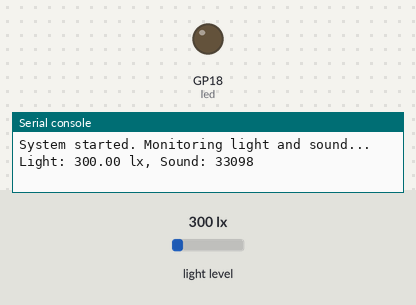
Simulated run of this program. Board: Raspberry Pi Pico running MicroPython. On the bench: output pins drawn as LEDs (lit = HIGH), the last lines printed to the serial console. Inputs (shaded band) come from the test bench; at power-on: light level 300 lx. The clock reads 2024-03-15 10:24:30 at power-on unless the program sets it.

Above: at 1.2 s.
1.3 s: light level set to 105 lx
2.9 s: light level set to 88 lx
At 4.2 s:
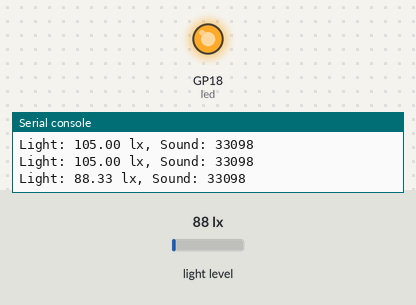
5.2 s: light level set to 500 lx
At 6.9 s:
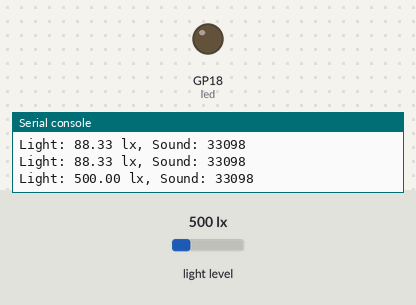
7.5 s: light level set to 40 lx
At 9.8 s:
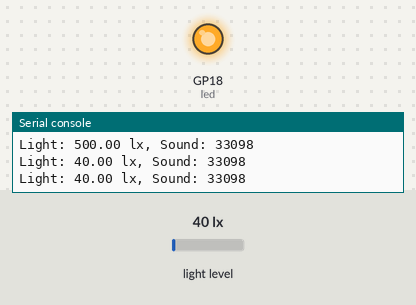
Timing chart, 0 to 10.9 s (numbered marks = the images above; inputs shaded):
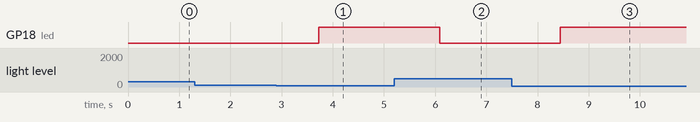

Measured:
- the behaviour switches between 100 and 99 lx on light level (found by bisection; images 0 and 1)
- after the input at 2.9 s, GP18 (led): LOW → HIGH after 0.82 s
- after the input at 5.2 s, GP18 (led): HIGH → LOW after 0.88 s
- after the input at 7.5 s, GP18 (led): LOW → HIGH after 0.95 s

The program:

Smart_Corridor_Light.py
```python
from machine import Pin, ADC, I2C  # Import Pin, ADC, and I2C classes for hardware control
import time  # Import time module for delays and timing operations

# ========== BH1750 Light Sensor Driver Class ==========
PWR_DOWN = 0x00  # Power-down mode constant
PWR_ON = 0x01    # Power-on mode constant
RESET = 0x07     # Reset command constant
CONT_HIRES_MODE = 0x10  # Continuous high-resolution measurement mode

class BH1750:
    def __init__(self, i2c, addr=0x5c):
        self.i2c = i2c          # Store I2C bus instance
        self.addr = addr        # Store device I2C address (default: 0x5c)
        self.mode = CONT_HIRES_MODE  # Default measurement mode
        self.i2c.writeto(self.addr, bytearray([PWR_ON]))  # Power on the sensor
        self.i2c.writeto(self.addr, bytearray([RESET]))   # Reset sensor settings
        self.set_mode(self.mode)  # Apply default measurement mode

    def set_mode(self, mode):
        self.mode = mode                # Update measurement mode
        self.i2c.writeto(self.addr, bytearray([self.mode]))  # Send mode command to sensor

    def luminance(self):
        time.sleep_ms(180)  # Wait for measurement completion (required for BH1750)
        data = self.i2c.readfrom(self.addr, 2) # Read 2-byte data (MSB and LSB)
        return (data[0]<<8 | data[1]) / 1.2  # Convert to lux and return

# ========== Pin Configuration ==========
I2C_SDA = 2         # SDA pin for BH1750 (GPIO2)
I2C_SCL = 3         # SCL pin for BH1750 (GPIO3)
SOUND_PIN = 29      # ADC pin for sound sensor (GPIO29)
LED_PIN = 18        # Output pin for LED (GPIO18)

# ========== Initialization ==========
i2c = I2C(1, scl=Pin(I2C_SCL), sda=Pin(I2C_SDA))  # Initialize I2C bus 1 with specified pins
light_sensor = BH1750(i2c)  # Create BH1750 light sensor instance
sound_sensor = ADC(Pin(SOUND_PIN))  # Initialize sound sensor ADC
led = Pin(LED_PIN, Pin.OUT)  # Initialize LED as digital output

# ========== Configuration Parameters ==========
LUX_THRESHOLD = 100       # Light intensity threshold (lux) - turn LED off if above
SOUND_THRESHOLD = 2000    # Sound trigger threshold (ADC value)
LED_ON_TIME = 10          # LED stay-on duration (seconds) after last sound detection

# ========== State Variables ==========
led_on = False            # Track LED state (on/off)
last_sound_time = 0       # Timestamp of last sound detection

print("System started. Monitoring light and sound...")  # Startup message

# ========== Main Loop ==========
try:
    while True:
        lux = light_sensor.luminance()  # Read light intensity (lux)
        sound_value = sound_sensor.read_u16()  # Read raw sound sensor value (0-65535)
        now = time.time()  # Get current time (seconds since epoch)

        # Print debug information
        print("Light: {:.2f} lx, Sound: {}".format(lux, sound_value))

        if lux >= LUX_THRESHOLD:
            # High light intensity: force LED off
            led.value(0)
            led_on = False
        else:
            # Low light intensity: check sound trigger
            if sound_value >= SOUND_THRESHOLD:
                led.value(1)        # Turn LED on
                led_on = True       # Update LED state
                last_sound_time = now  # Record sound detection time
            else:
                # No sound detected: check if LED should turn off after delay
                if led_on:
                    if now - last_sound_time >= LED_ON_TIME:
                        led.value(0)    # Turn LED off after timeout
                        led_on = False  # Update LED state

        time.sleep(1)  # 1-second main loop interval

except KeyboardInterrupt:
    led.value(0)  # Ensure LED is off on keyboard interrupt
    print("Program terminated. LED turned off.")  # Shutdown message
```
